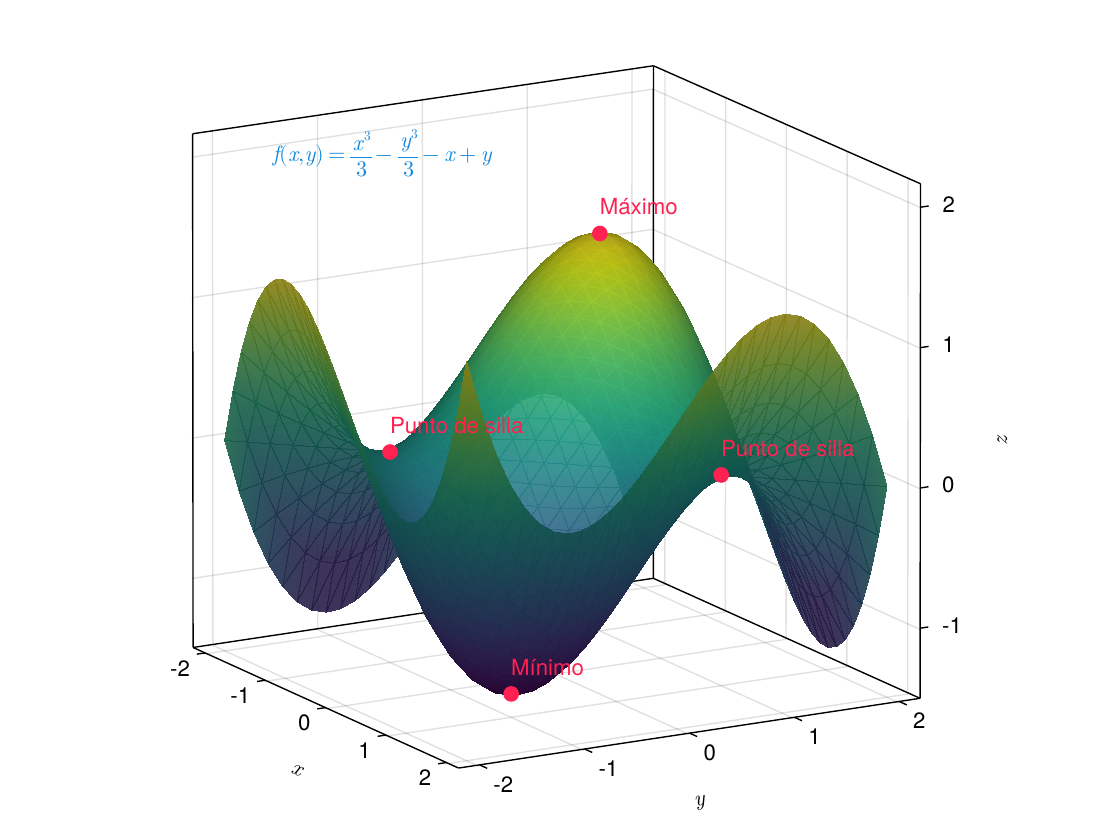

Recreate this plot in Julia.
using CairoMakie
graphictype = "pdf"
CairoMakie.activate!(type = graphictype)
myblue = RGBf(0.067,0.529,0.871)
myred = RGBf(1.0, 0.13, 0.32)
xs = ys = range(-2, 2, 30)
f(x, y) = y^2 - x^2
fig = Figure(backgroudcolor = :transparent)
ax = Axis3(fig[1,1], xlabel = L"$x$", ylabel = L"$y$", zlabel = L"$z$", azimuth = -pi/6, elevation = pi/12, aspect = (1,1,1))
xs = ys = range(-2, 2, 30)
f(x, y) = x^3/3 - y^3/3 - x + y 
surface!(ax, xs, ys, f.(xs, ys'), alpha = 0.9)
points = Point3.([-1,-1,1,1], [-1, 1, -1, 1], [0, 4/3, -4/3, 0])
scatter!(ax, points, color = myred, markersize = 16)
text!(ax, -1.2, -2, 2, text = L"$f(x,y)=\frac{x^3}{3}-\frac{y^3}{3}-x+y$", color = myblue, fontsize = 16)
text!(ax, [-1,-1,1,1], [-1, 1, -1, 1], [0, 4/3, -4/3, 0] .+ 0.1, text = ["Punto de silla", "Máximo", "Mínimo", "Punto de silla"], color = myred, fontsize = 16)
save("img/derivadas-funciones-varias-variables/extremos." * graphictype, fig, pt_per_unit = 1)
fig